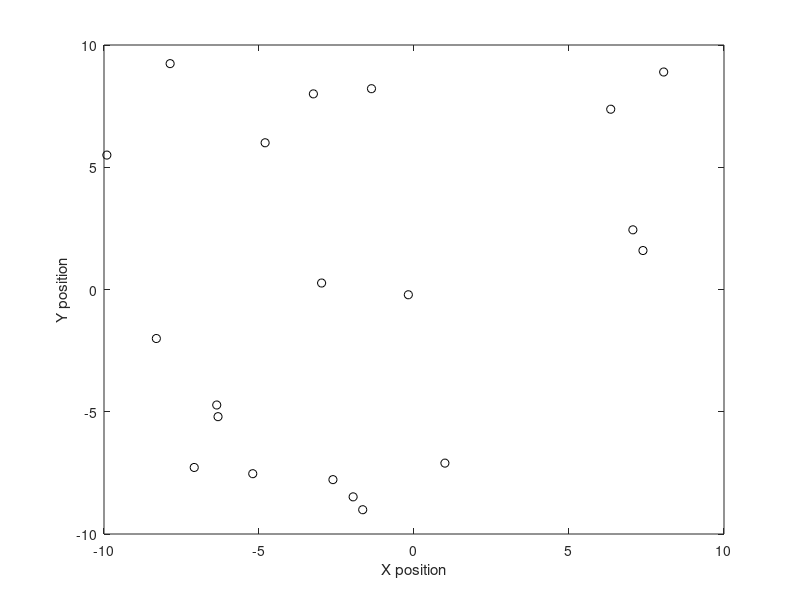

Recreate this plot in MATLAB. (Note: this script raises an error after producing the figure.)
function [ freespace ] = twolink_freeSpace(  )
%TWOLINK_FREESPACE Evaluates the free configuration space across the full
%range of possible values, which for theta will be [0 2*pi] with
%theta_steps steps. Generates a plot of this free configuration space,
%theta1 vs theta2, as well as stepping through all possible configurations
%during the calculation.

%Load the point data for all the obstacles, points
load('twolink_testData.mat')

%how many discrete values we want to check for each theta. These will be
%evenly distributed.
theta_steps = 30;
%Define the configuration space we wish to test
[theta1,theta2] = meshgrid(linspace(0, 2*pi, theta_steps),linspace(0, 2*pi, theta_steps));
%This will keep track of the subset of the configuration space that is free
%space
freespace = zeros(theta_steps, theta_steps);

%Plot our obstacles
plot(points(1,:), points(2,:), 'ko')
xlabel('X position')
ylabel('Y position')
hold on

for k = 1:numel(theta1)
    %Evaluate each position
    freespace(k) = twolinkCheckCollision(theta1(k), theta2(k), points);
    if freespace(k) == 0
        %If there isn't a collision, draw this on the real-time map
        twolinkDraw(theta1(k), theta2(k), 'k')
        pause(.01)
    end
    
end
figure
%Plot the free configuration space.
surf(theta1, theta2, freespace)
xlabel('Theta 1')
ylabel('Theta 2')

end

